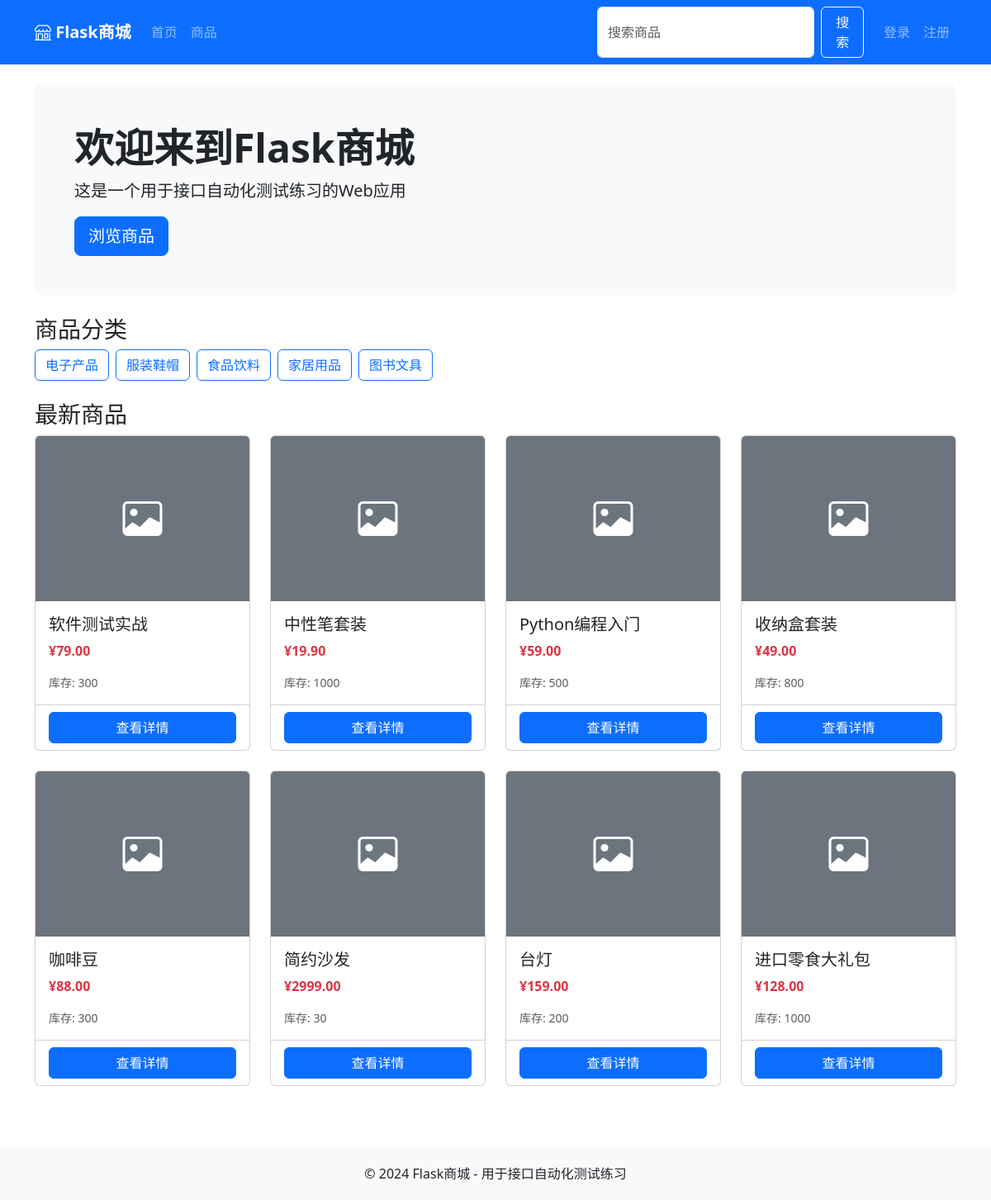
The page / on the database its author committed.
### app/models_product.py (models this page shows, shortened)
class Category(db.Model):
    id = db.Column(db.Integer, primary_key=True)
    name = db.Column(db.String(50), unique=True, nullable=False)
    description = db.Column(db.String(200))
    products = db.relationship('Product', backref='category', lazy='dynamic')

class Product(db.Model):
    id = db.Column(db.Integer, primary_key=True)
    name = db.Column(db.String(100), nullable=False)
    description = db.Column(db.Text)
    price = db.Column(db.Float, nullable=False)
    stock = db.Column(db.Integer, default=0)
    category_id = db.Column(db.Integer, db.ForeignKey('category.id'))
    image_url = db.Column(db.String(200))
    is_active = db.Column(db.Boolean, default=True)
    created_at = db.Column(db.DateTime, default=datetime.utcnow)
    updated_at = db.Column(db.DateTime, default=datetime.utcnow, onupdate=datetime.utcnow)

### app/views/__init__.py (the view)
@main_bp.route('/')
def index():
    from app.models_product import Product, Category
    categories = Category.query.all()
    products = Product.query.filter_by(is_active=True).order_by(Product.created_at.desc()).limit(8).all()
    return render_template('index.html', categories=categories, products=products)

### app/templates/index.html
{% extends "base.html" %}
{% block content %}
<div class="row mb-4">
    <div class="col-12">
        <div class="p-5 bg-light rounded-3" id="hero-section">
            <h1 class="display-5 fw-bold" id="hero-title">欢迎来到Flask商城</h1>
            <p class="lead" id="hero-desc">这是一个用于接口自动化测试练习的Web应用</p>
            <a href="{{ url_for('main.products') }}" class="btn btn-primary btn-lg" id="hero-btn">浏览商品</a>
        </div>
    </div>
</div>
{% if categories %}
<div class="row mb-4" id="categories-section">
    <div class="col-12">
        <h3 id="categories-title">商品分类</h3>
        <div class="d-flex flex-wrap gap-2" id="categories-list">
            {% for category in categories %}
            <a href="{{ url_for('main.products', category_id=category.id) }}"
               class="btn btn-outline-primary category-btn"
               id="category-{{ category.id }}">
                {{ category.name }}
            </a>
            {% endfor %}
        </div>
    </div>
</div>
{% endif %}
<div class="row" id="products-section">
    <div class="col-12">
        <h3 id="products-title">最新商品</h3>
    </div>
    {% for product in products %}
    <div class="col-md-3 mb-4">
        <div class="card product-card h-100" id="product-card-{{ product.id }}">
            {% if product.image_url %}
            <img src="{{ product.image_url }}" class="card-img-top" alt="{{ product.name }}" id="product-img-{{ product.id }}">
            {% else %}
            <div class="card-img-top bg-secondary d-flex align-items-center justify-content-center" style="height: 200px;">
                <i class="bi bi-image text-white" style="font-size: 3rem;"></i>
            </div>
            {% endif %}
            <div class="card-body">
                <h5 class="card-title" id="product-name-{{ product.id }}">{{ product.name }}</h5>
                <p class="card-text text-danger fw-bold" id="product-price-{{ product.id }}">¥{{ "%.2f"|format(product.price) }}</p>
                <p class="card-text text-muted small" id="product-stock-{{ product.id }}">库存: {{ product.stock }}</p>
            </div>
            <div class="card-footer bg-transparent">
                <a href="{{ url_for('main.product_detail', product_id=product.id) }}"
                   class="btn btn-primary w-100"
                   id="product-detail-btn-{{ product.id }}">查看详情</a>
            </div>
        </div>
    </div>
    {% else %}
    <div class="col-12">
        <p class="text-muted" id="no-products">暂无商品</p>
    </div>
    {% endfor %}
</div>
{% endblock %}

### app/templates/base.html (shortened to what this page needs)
<!DOCTYPE html>
<html lang="zh-CN">
<head>
    <link href="https://cdn.jsdelivr.net/npm/bootstrap@5.3.0/dist/css/bootstrap.min.css" rel="stylesheet">
    <link href="https://cdn.jsdelivr.net/npm/bootstrap-icons@1.10.0/font/bootstrap-icons.css" rel="stylesheet">
</head>
<body>
    <nav class="navbar navbar-expand-lg navbar-dark bg-primary" id="main-nav">
        <div class="container">
            <a class="navbar-brand" href="{{ url_for('main.index') }}" id="nav-brand">
                <i class="bi bi-shop"></i> Flask商城
            </a>
            <div class="collapse navbar-collapse" id="navbarNav">
                <ul class="navbar-nav me-auto">
                    <li class="nav-item">
                        <a class="nav-link" href="{{ url_for('main.index') }}" id="nav-home">首页</a>
                    </li>
                    <li class="nav-item">
                        <a class="nav-link" href="{{ url_for('main.products') }}" id="nav-products">商品</a>
                    </li>
                </ul>
                <form class="d-flex me-3" action="{{ url_for('main.products') }}" method="get" id="search-form">
                    <input class="form-control me-2" type="search" name="keyword" placeholder="搜索商品" id="search-input">
                    <button class="btn btn-outline-light" type="submit" id="search-btn">搜索</button>
                </form>
                <ul class="navbar-nav">
                    {% if session.user_id %}
                    <li class="nav-item">
                        <a class="nav-link" href="{{ url_for('main.cart') }}" id="nav-cart">
                            <i class="bi bi-cart"></i> 购物车
                        </a>
                    </li>
                    <li class="nav-item dropdown">
                        <a class="nav-link dropdown-toggle" href="#" id="userDropdown" role="button" data-bs-toggle="dropdown">
                            <i class="bi bi-person-circle"></i> {{ session.username }}
                        </a>
                        <ul class="dropdown-menu dropdown-menu-end" id="user-menu">
                            <li><a class="dropdown-item" href="{{ url_for('main.profile') }}" id="menu-profile">个人中心</a></li>
                            <li><a class="dropdown-item" href="{{ url_for('main.orders') }}" id="menu-orders">我的订单</a></li>
                            <li><a class="dropdown-item" href="{{ url_for('main.files') }}" id="menu-files">文件管理</a></li>
                            {% if session.role == 'admin' %}
                            <li><hr class="dropdown-divider"></li>
                            <li><a class="dropdown-item" href="{{ url_for('main.admin_dashboard') }}" id="menu-admin">管理后台</a></li>
                            {% endif %}
                            <li><hr class="dropdown-divider"></li>
                            <li><a class="dropdown-item" href="{{ url_for('main.logout') }}" id="menu-logout">退出登录</a></li>
                        </ul>
                    </li>
                    {% else %}
                    <li class="nav-item">
                        <a class="nav-link" href="{{ url_for('main.login') }}" id="nav-login">登录</a>
                    </li>
                    <li class="nav-item">
                        <a class="nav-link" href="{{ url_for('main.register') }}" id="nav-register">注册</a>
                    </li>
                    {% endif %}
                </ul>
            </div>
        </div>
    </nav>
    <main class="container mt-4" id="main-content">
        {% block content %}{% endblock %}
    </main>
    <footer class="footer" id="footer">
        <div class="container text-center">
            <p class="mb-0">&copy; 2024 Flask商城 - 用于接口自动化测试练习</p>
        </div>
    </footer>
</body>
</html>

### app/templates/base.html (style rules this page uses)
.navbar-brand { font-weight: bold; }
.product-card { transition: transform 0.2s; }
.footer { background-color: #f8f9fa; padding: 20px 0; margin-top: 50px; }

### rows shown on the page
Category: name "电子产品"
Category: name "服装鞋帽"
Category: name "食品饮料"
Category: name "家居用品"
Category: name "图书文具"
Product: name "软件测试实战", price "79.00", stock "300"
Product: name "中性笔套装", price "19.90", stock "1000"
Product: name "Python编程入门", price "59.00", stock "500"
Product: name "收纳盒套装", price "49.00", stock "800"
Product: name "咖啡豆", price "88.00", stock "300"
Product: name "简约沙发", price "2999.00", stock "30"
Product: name "台灯", price "159.00", stock "200"
Product: name "进口零食大礼包", price "128.00", stock "1000"
